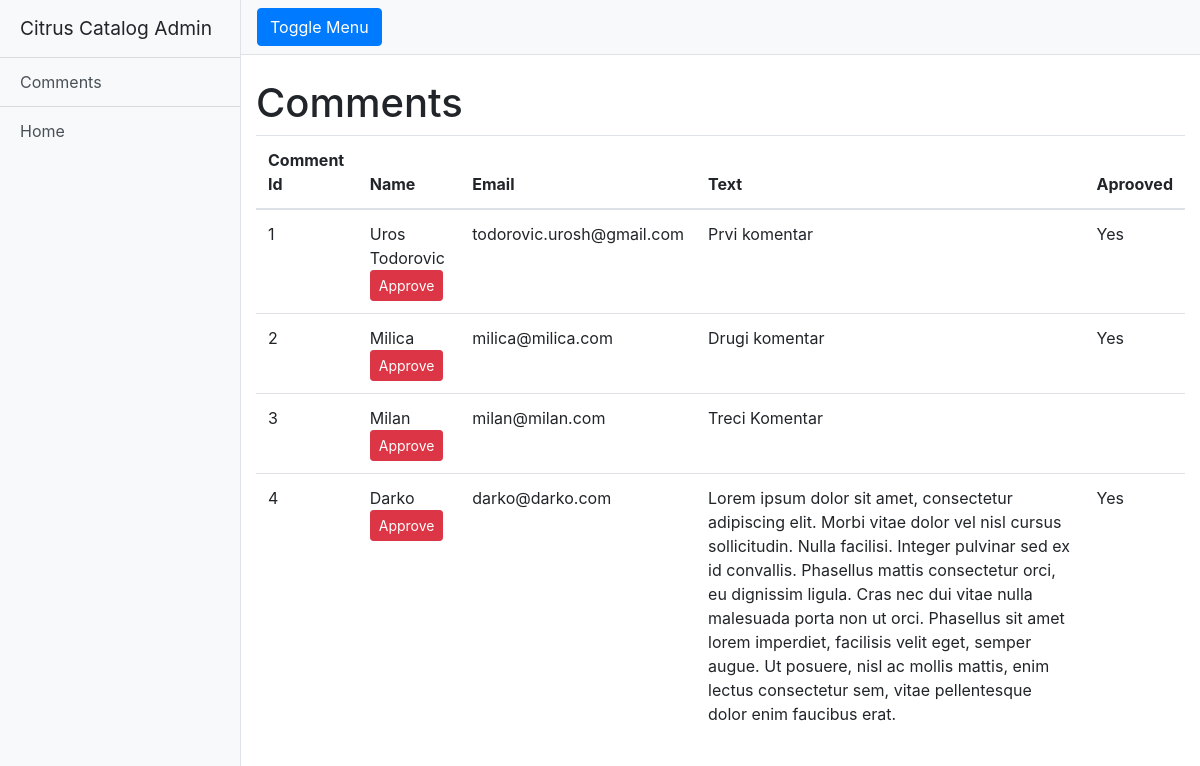
The app's page /admin/index.php with its own data.
### tables this page shows
CREATE TABLE IF NOT EXISTS `comments` (
  `id` int(11) NOT NULL AUTO_INCREMENT,
  `name` varchar(256) NOT NULL,
  `email` varchar(256) NOT NULL,
  `text` varchar(1024) NOT NULL,
  `aprooved` tinyint(1) NOT NULL DEFAULT '0',
  PRIMARY KEY (`id`)
);

### admin/includes/class_loader.php (called while the page is built, shortened)
<?php
function class_loader($class){
    $path = "includes/" . $class . ".php";
}

### admin/includes/Comment.php (called while the page is built, shortened)
<?php
class Comment extends DB_Object {
    public static function find_all_comments(){
        $sql = "SELECT * FROM comments";
        return static::find_querys($sql);
    }
}

### admin/includes/Database.php (called while the page is built, shortened)
<?php
class Database {
    private static $instance = null;
    private $connection;
    private $host = "localhost";
    private $user = "root";
    private $password = "";
    private $db_name = "citrus_catalog";
    private function __construct(){
        $this->connection = new PDO("mysql:host={$this->host};dbname={$this->db_name}",$this->user,$this->password);
        $this->connection->setAttribute(PDO::ATTR_DEFAULT_FETCH_MODE, PDO::FETCH_ASSOC);
    }
    public static function get_connection(){
        if (!self::$instance) {
            self::$instance = new Database;
        }
        return self::$instance;
    }
    public function get_rows($sql){
        try {
            $data = $this->connection->query($sql);
            return $data->fetchAll();
        } catch (PDOException $e) {
            throw new Exception($e->getMessage());
        }
    }
}

### admin/includes/DB_Object.php (called while the page is built, shortened)
<?php
class DB_Object{
    public static function find_querys($sql){
        global $database;
        $get_rows = $database->get_rows($sql);
        $object_array = [];
        foreach($get_rows as $get_row) {
            $object_array[] = static::instantination($get_row);
        }
       return $object_array;
    }
    public static function instantination($record){
        $new_object = new $calling_class;
        foreach ($record as $property => $value) {
            $new_object->$property = $value;
        }
        return $new_object;
    }
}

### admin/index.php (the view, shortened to what this page needs)
<?php
require_once('includes/header.php');
?>
<body>
  <div class="d-flex" id="wrapper">
    <div class="bg-light border-right" id="sidebar-wrapper">
      <div class="sidebar-heading">Citrus Catalog Admin </div>
      <div class="list-group list-group-flush">
        <a href="#" class="list-group-item list-group-item-action bg-light">Comments</a>
        <a href="../index.php" class="list-group-item list-group-item-action bg-light">Home</a>
      </div>
    </div>
    <div id="page-content-wrapper">
      <nav class="navbar navbar-expand-lg navbar-light bg-light border-bottom">
        <button class="btn btn-primary" id="menu-toggle">Toggle Menu</button>
      </nav>
      <div class="container-fluid">
        <h1 class="mt-4">Comments</h1>
        <div class="row">
          <div class="col-md">
            <table class="table table-hover">
              <thead>
                <tr>
                  <th>Comment Id</th>
                  <th>Name</th>
                  <th>Email</th>
                  <th>Text</th>
                  <th>Aprooved</th>
                </tr>
                </thead>
                <tbody>
                <?php foreach ($comments as $comment) : ?>
                  <tr>
                    <td><?php echo $comment->id ?></td>
                    <td><?php echo $comment->name ?>
                      <div class="action_links">
                        <a href="aproove_comment.php?id=<?php echo $comment->id; ?>" class="btn btn-danger btn-sm">Approve</a>
                      </div>
                    </td>
                    <td><?php echo $comment->email ?></td>
                    <td><?php echo $comment->text ?></td>
                    <td>
                      <?php
                        if ($comment->aprooved == 1) {
                          echo "Yes";
                        }
                      ?>
                    </td>
                    </tr>
                <?php endforeach ?>
                </tbody>
            </table>
          </div>
        </div>
      </div>
    </div>
  </div>
</body>
</html>

### admin/css/simple-sidebar.css (style rules this page uses)
body { overflow-x: hidden; }
#sidebar-wrapper { min-height: 100vh; margin-left: -15rem; -webkit-transition: margin .25s ease-out; -moz-transition: margin .25s ease-out; -o-transition: margin .25s ease-out; transition: margin .25s ease-out; }
#sidebar-wrapper .sidebar-heading { padding: 0.875rem 1.25rem; font-size: 1.2rem; }
#sidebar-wrapper .list-group { width: 15rem; }
#page-content-wrapper { min-width: 100vw; }
@media (min-width: 768px) { #sidebar-wrapper { margin-left: 0; } }
@media (min-width: 768px) { #page-content-wrapper { min-width: 0; width: 100%; } }

### records on screen
comments: id "1", name "Uros Todorovic", email "todorovic.urosh@gmail.com", text "Prvi komentar", aprooved "Yes"
comments: id "2", name "Milica", email "milica@milica.com", text "Drugi komentar", aprooved "Yes"
comments: id "3", name "Milan", email "milan@milan.com", text "Treci Komentar"
comments: id "4", name "Darko", email "darko@darko.com", text "Lorem ipsum dolor sit amet, consectetur adipiscing elit. Morbi vitae dolor vel nisl cursus sollicitudin. Nulla facilisi. Integer pulvinar sed ex id convallis. Phasellus mattis consectetur orci, eu dignissim ligula. Cras nec dui vitae nulla malesuada porta non ut orci. Phasellus sit amet lorem imperdiet, facilisis velit eget, semper augue. Ut posuere, nisl ac mollis mattis, enim lectus consectetur sem, vitae pellentesque dolor enim faucibus erat.", aprooved "Yes"
